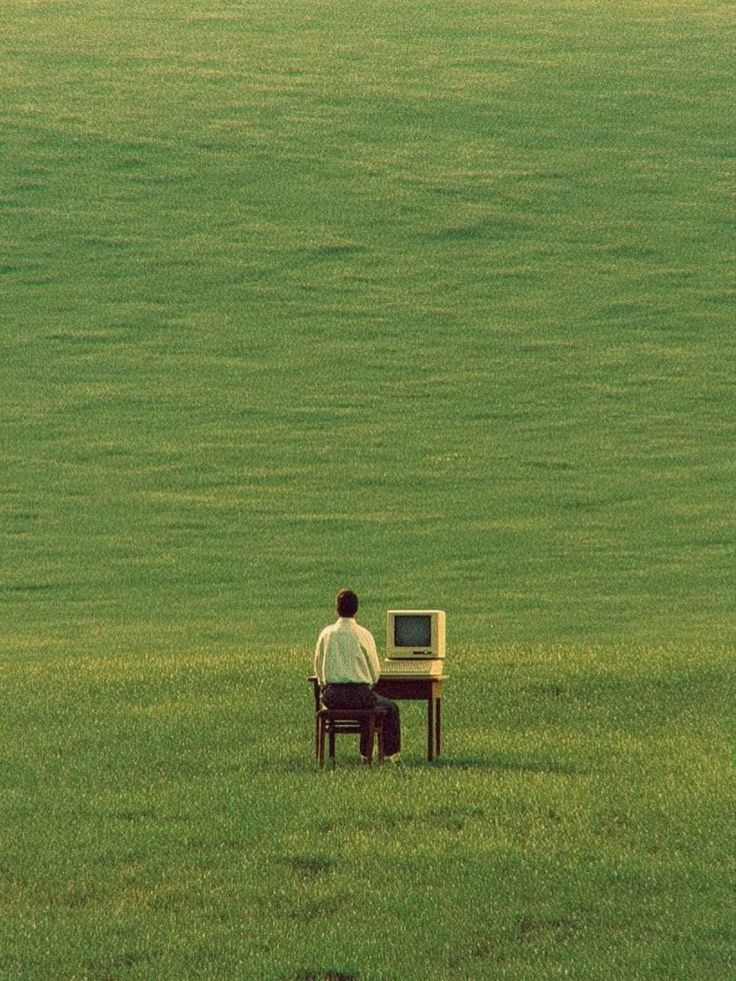
#> input picture images/on writing.jpg, 736 x 981 px, found by its file name
$ jupyter execute 'read&display -  grayscale.ipynb'
#> lines starting #> are read from the running program, lines starting #| are printed output that depends on the picture
[cell 1]
import cv2 as cv
import numpy as np

GRAY SCALE IMAGE

[cell 2]
img = cv.imread(r"C:\Users\HP\PycharmProjectsAI\AI\Open - CV\images\on writing.jpg", cv.IMREAD_GRAYSCALE)
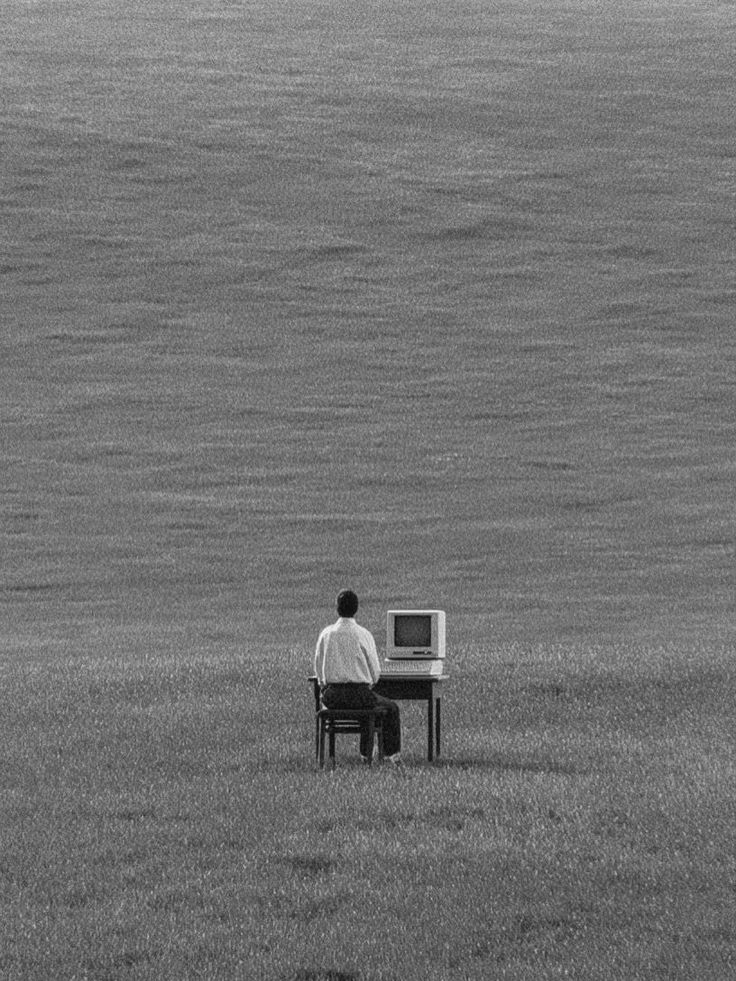
#> img: shape (981, 736); min 1, max 251, mean 114.6

cv.imshow("man in land", img)
cv.waitKey(0)
cv.destroyAllWindows()

COLOR IMAGE

[cell 3]
img = cv.imread(r"C:\Users\HP\PycharmProjectsAI\AI\Open - CV\images\on writing.jpg", cv.IMREAD_COLOR)
#> img is the input picture: shape (981, 736, 3); mean B, G, R 65, 127.5, 108.3
